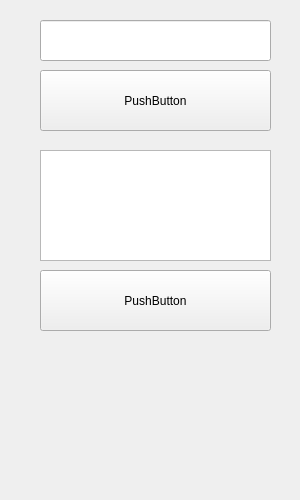
<?xml version="1.0" encoding="UTF-8"?>
<ui version="4.0">
 <class>Form</class>
 <widget class="QWidget" name="Form">
  <property name="geometry">
   <rect>
    <x>0</x>
    <y>0</y>
    <width>300</width>
    <height>500</height>
   </rect>
  </property>
  <property name="windowTitle">
   <string>Form</string>
  </property>
  <widget class="QLineEdit" name="input">
   <property name="geometry">
    <rect>
     <x>40</x>
     <y>20</y>
     <width>231</width>
     <height>41</height>
    </rect>
   </property>
  </widget>
  <widget class="QPushButton" name="button">
   <property name="geometry">
    <rect>
     <x>40</x>
     <y>70</y>
     <width>231</width>
     <height>61</height>
    </rect>
   </property>
   <property name="text">
    <string>PushButton</string>
   </property>
  </widget>
  <widget class="QTextEdit" name="output">
   <property name="geometry">
    <rect>
     <x>40</x>
     <y>150</y>
     <width>231</width>
     <height>111</height>
    </rect>
   </property>
  </widget>
  <widget class="QPushButton" name="button_2">
   <property name="geometry">
    <rect>
     <x>40</x>
     <y>270</y>
     <width>231</width>
     <height>61</height>
    </rect>
   </property>
   <property name="text">
    <string>PushButton</string>
   </property>
  </widget>
 </widget>
 <resources/>
 <connections/>
</ui>
